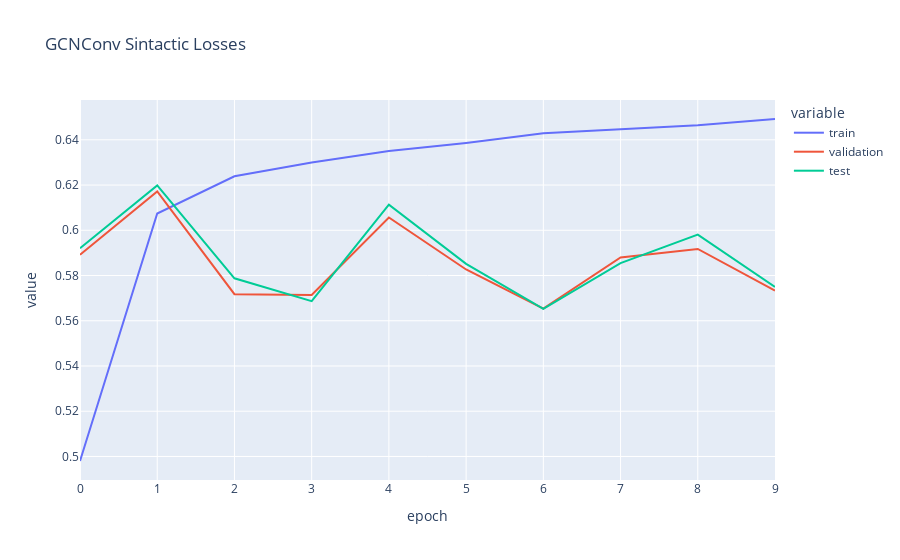

The notebook cell saved with this chart:
### Markdown cell above
# 6 Capas

### Code cell
route = '/usrvol/results/6_layers_GCNConv/'
files = os.listdir(f'{route}')

train = []
val = []
test = []
for i in range(10):
    with open(f"{route}" + f"classification_report_train_epoch{i}.json" ) as f:
        dic = json.load(f)
        f1 = dic['weighted avg']['f1-score']
        train.append(f1)
    with open(f"{route}" + f"classification_report_dev_epoch{i}.json") as f:
        dic = json.load(f)
        f1 = dic['weighted avg']['f1-score']
        val.append(f1)
    with open(f"{route}" + f"classification_report_test_epoch{i}.json") as f:
        dic = json.load(f)
        f1 = dic['weighted avg']['f1-score']
        test.append(f1)

import plotly.express as px
import pandas as pd

# Creating a DataFrame with index as x-axis and values as y-axis
df_train = pd.DataFrame({
    'epoch': range(len(train)),
    'train': train,
    'validation': val,
    'test': test
})


# Plotting the DataFrame
fig = px.line(df_train, x='epoch', y=['train', 'validation', 'test'], title='GCNConv Sintactic Losses')
fig.show()

### Figure 1 — Plotly figure (JSON) as saved in the notebook; plotly's stock layout.template omitted (floating-point values rounded to 4 significant figures)
{"data": [{"hovertemplate": "variable=train<br>epoch=%{x}<br>value=%{y}<extra></extra>", "legendgroup": "train", "line": {"color": "#636efa", "dash": "solid"}, "marker": {"symbol": "circle"}, "mode": "lines", "name": "train", "orientation": "v", "showlegend": true, "type": "scatter", "x": [0, 1, 2, 3, 4, 5, 6, 7, 8, 9], "xaxis": "x", "y": [0.498, 0.6074, 0.6239, 0.63, 0.6351, 0.6386, 0.6429, 0.6446, 0.6464, 0.6492], "yaxis": "y"}, {"hovertemplate": "variable=validation<br>epoch=%{x}<br>value=%{y}<extra></extra>", "legendgroup": "validation", "line": {"color": "#EF553B", "dash": "solid"}, "marker": {"symbol": "circle"}, "mode": "lines", "name": "validation", "orientation": "v", "showlegend": true, "type": "scatter", "x": [0, 1, 2, 3, 4, 5, 6, 7, 8, 9], "xaxis": "x", "y": [0.5892, 0.6172, 0.5718, 0.5714, 0.6057, 0.5827, 0.5654, 0.588, 0.5918, 0.5733], "yaxis": "y"}, {"hovertemplate": "variable=test<br>epoch=%{x}<br>value=%{y}<extra></extra>", "legendgroup": "test", "line": {"color": "#00cc96", "dash": "solid"}, "marker": {"symbol": "circle"}, "mode": "lines", "name": "test", "orientation": "v", "showlegend": true, "type": "scatter", "x": [0, 1, 2, 3, 4, 5, 6, 7, 8, 9], "xaxis": "x", "y": [0.592, 0.6198, 0.5788, 0.5686, 0.6114, 0.5852, 0.5653, 0.5855, 0.5981, 0.575], "yaxis": "y"}], "layout": {"legend": {"title": {"text": "variable"}, "tracegroupgap": 0}, "title": {"text": "GCNConv Sintactic Losses"}, "xaxis": {"anchor": "y", "domain": [0, 1], "title": {"text": "epoch"}}, "yaxis": {"anchor": "x", "domain": [0, 1], "title": {"text": "value"}}}}
